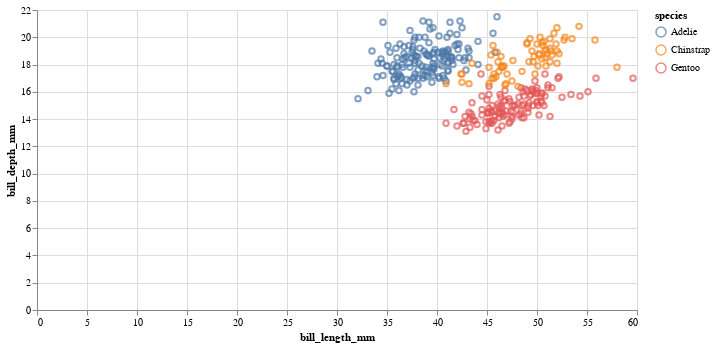

Here is the notebook cell this chart was saved with:
### Markdown cell above
### Scatterplot

### Code cell
(alt.Chart(penguins) 
  .mark_point(color='green') #the kind of chart , can pass extra intputs, not based on data only of type of chart
  .encode(x='bill_length_mm', y='bill_depth_mm', color = 'species') # encode data from df to the chart, ecnode links to df
  .properties(width=600, height=300) #ad extra properties independent of the mark and chart
  )

### Figure 1 — Vega-Lite specification as saved in the notebook (floating-point values rounded to 4 significant figures; data arrays with more than 128 entries replaced by an {"elided": "..."} marker saying what was removed)
{"config": {"view": {"continuousWidth": 400, "continuousHeight": 300}}, "data": {"name": "data-d00e1631cca48c544438d30d2b470e8a"}, "mark": {"type": "point", "color": "green"}, "encoding": {"color": {"type": "nominal", "field": "species"}, "x": {"type": "quantitative", "field": "bill_length_mm"}, "y": {"type": "quantitative", "field": "bill_depth_mm"}}, "height": 300, "width": 600, "$schema": "https://vega.github.io/schema/vega-lite/v4.8.1.json", "datasets": {"data-d00e1631cca48c544438d30d2b470e8a": {"elided": "344 records"}}}
